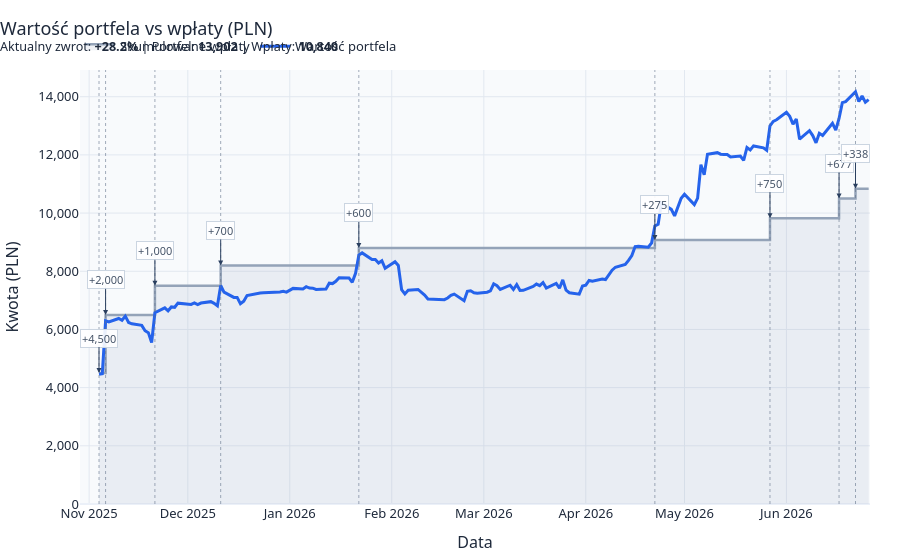

Source (notebook cell):
### Markdown cell above
## Wartość portfela w czasie (ze skokami wpłat)

### Code cell
plot_nav_with_deposits(nav, REPORT_CURRENCY).show()

### Figure 1 — Plotly figure (JSON) as saved in the notebook; plotly's stock layout.template omitted (floating-point values rounded to 4 significant figures; data arrays with more than 128 entries replaced by an {"elided": "..."} marker saying what was removed)
{"data": [{"fill": "tozeroy", "fillcolor": "rgba(148, 163, 184, 0.15)", "line": {"color": "#94a3b8", "shape": "hv", "width": 2.5}, "mode": "lines", "name": "Skumulowane wpłaty", "type": "scatter", "x": {"elided": "167 str values"}, "y": {"elided": "167 float values"}}, {"line": {"color": "#2563eb", "width": 3}, "mode": "lines", "name": "Wartość portfela", "type": "scatter", "x": {"elided": "167 str values"}, "y": {"elided": "167 float values"}}], "layout": {"annotations": [{"arrowhead": 2, "ax": 0, "ay": -35, "bgcolor": "rgba(255,255,255,0.9)", "bordercolor": "#cbd5e1", "borderwidth": 1, "font": {"color": "#475569", "size": 11}, "showarrow": true, "text": "+4,500", "x": "2025-11-04T00:00:00", "y": 4500.0}, {"arrowhead": 2, "ax": 0, "ay": -35, "bgcolor": "rgba(255,255,255,0.9)", "bordercolor": "#cbd5e1", "borderwidth": 1, "font": {"color": "#475569", "size": 11}, "showarrow": true, "text": "+2,000", "x": "2025-11-06T00:00:00", "y": 6500.0}, {"arrowhead": 2, "ax": 0, "ay": -35, "bgcolor": "rgba(255,255,255,0.9)", "bordercolor": "#cbd5e1", "borderwidth": 1, "font": {"color": "#475569", "size": 11}, "showarrow": true, "text": "+1,000", "x": "2025-11-21T00:00:00", "y": 7500.0}, {"arrowhead": 2, "ax": 0, "ay": -35, "bgcolor": "rgba(255,255,255,0.9)", "bordercolor": "#cbd5e1", "borderwidth": 1, "font": {"color": "#475569", "size": 11}, "showarrow": true, "text": "+700", "x": "2025-12-11T00:00:00", "y": 8200.0}, {"arrowhead": 2, "ax": 0, "ay": -35, "bgcolor": "rgba(255,255,255,0.9)", "bordercolor": "#cbd5e1", "borderwidth": 1, "font": {"color": "#475569", "size": 11}, "showarrow": true, "text": "+600", "x": "2026-01-22T00:00:00", "y": 8800.0}, {"arrowhead": 2, "ax": 0, "ay": -35, "bgcolor": "rgba(255,255,255,0.9)", "bordercolor": "#cbd5e1", "borderwidth": 1, "font": {"color": "#475569", "size": 11}, "showarrow": true, "text": "+275", "x": "2026-04-22T00:00:00", "y": 9075.0}, {"arrowhead": 2, "ax": 0, "ay": -35, "bgcolor": "rgba(255,255,255,0.9)", "bordercolor": "#cbd5e1", "borderwidth": 1, "font": {"color": "#475569", "size": 11}, "showarrow": true, "text": "+750", "x": "2026-05-27T00:00:00", "y": 9825.0}, {"arrowhead": 2, "ax": 0, "ay": -35, "bgcolor": "rgba(255,255,255,0.9)", "bordercolor": "#cbd5e1", "borderwidth": 1, "font": {"color": "#475569", "size": 11}, "showarrow": true, "text": "+677", "x": "2026-06-17T00:00:00", "y": 10500.0}, {"arrowhead": 2, "ax": 0, "ay": -35, "bgcolor": "rgba(255,255,255,0.9)", "bordercolor": "#cbd5e1", "borderwidth": 1, "font": {"color": "#475569", "size": 11}, "showarrow": true, "text": "+338", "x": "2026-06-22T00:00:00", "y": 10840.0}], "font": {"color": "#1e293b", "family": "Segoe UI, Arial, sans-serif", "size": 13}, "hovermode": "x unified", "legend": {"orientation": "h", "x": 0, "xanchor": "left", "y": 1.02, "yanchor": "bottom"}, "margin": {"b": 50, "l": 60, "r": 30, "t": 70}, "paper_bgcolor": "#ffffff", "plot_bgcolor": "#f8fafc", "shapes": [{"line": {"color": "#64748b", "dash": "dot", "width": 1}, "opacity": 0.6, "type": "line", "x0": "2025-11-04T00:00:00", "x1": "2025-11-04T00:00:00", "xref": "x", "y0": 0, "y1": 1, "yref": "y domain"}, {"line": {"color": "#64748b", "dash": "dot", "width": 1}, "opacity": 0.6, "type": "line", "x0": "2025-11-06T00:00:00", "x1": "2025-11-06T00:00:00", "xref": "x", "y0": 0, "y1": 1, "yref": "y domain"}, {"line": {"color": "#64748b", "dash": "dot", "width": 1}, "opacity": 0.6, "type": "line", "x0": "2025-11-21T00:00:00", "x1": "2025-11-21T00:00:00", "xref": "x", "y0": 0, "y1": 1, "yref": "y domain"}, {"line": {"color": "#64748b", "dash": "dot", "width": 1}, "opacity": 0.6, "type": "line", "x0": "2025-12-11T00:00:00", "x1": "2025-12-11T00:00:00", "xref": "x", "y0": 0, "y1": 1, "yref": "y domain"}, {"line": {"color": "#64748b", "dash": "dot", "width": 1}, "opacity": 0.6, "type": "line", "x0": "2026-01-22T00:00:00", "x1": "2026-01-22T00:00:00", "xref": "x", "y0": 0, "y1": 1, "yref": "y domain"}, {"line": {"color": "#64748b", "dash": "dot", "width": 1}, "opacity": 0.6, "type": "line", "x0": "2026-04-22T00:00:00", "x1": "2026-04-22T00:00:00", "xref": "x", "y0": 0, "y1": 1, "yref": "y domain"}, {"line": {"color": "#64748b", "dash": "dot", "width": 1}, "opacity": 0.6, "type": "line", "x0": "2026-05-27T00:00:00", "x1": "2026-05-27T00:00:00", "xref": "x", "y0": 0, "y1": 1, "yref": "y domain"}, {"line": {"color": "#64748b", "dash": "dot", "width": 1}, "opacity": 0.6, "type": "line", "x0": "2026-06-17T00:00:00", "x1": "2026-06-17T00:00:00", "xref": "x", "y0": 0, "y1": 1, "yref": "y domain"}, {"line": {"color": "#64748b", "dash": "dot", "width": 1}, "opacity": 0.6, "type": "line", "x0": "2026-06-22T00:00:00", "x1": "2026-06-22T00:00:00", "xref": "x", "y0": 0, "y1": 1, "yref": "y domain"}], "title": {"text": "Wartość portfela vs wpłaty (PLN)<br><sup>Aktualny zwrot: <b>+28.2%</b> | Portfel: <b>13,902</b> | Wpłaty: <b>10,840</b></sup>", "x": 0}, "xaxis": {"gridcolor": "#e2e8f0", "showgrid": true, "title": {"text": "Data"}}, "yaxis": {"gridcolor": "#e2e8f0", "showgrid": true, "tickformat": ",.0f", "title": {"text": "Kwota (PLN)"}}}}
